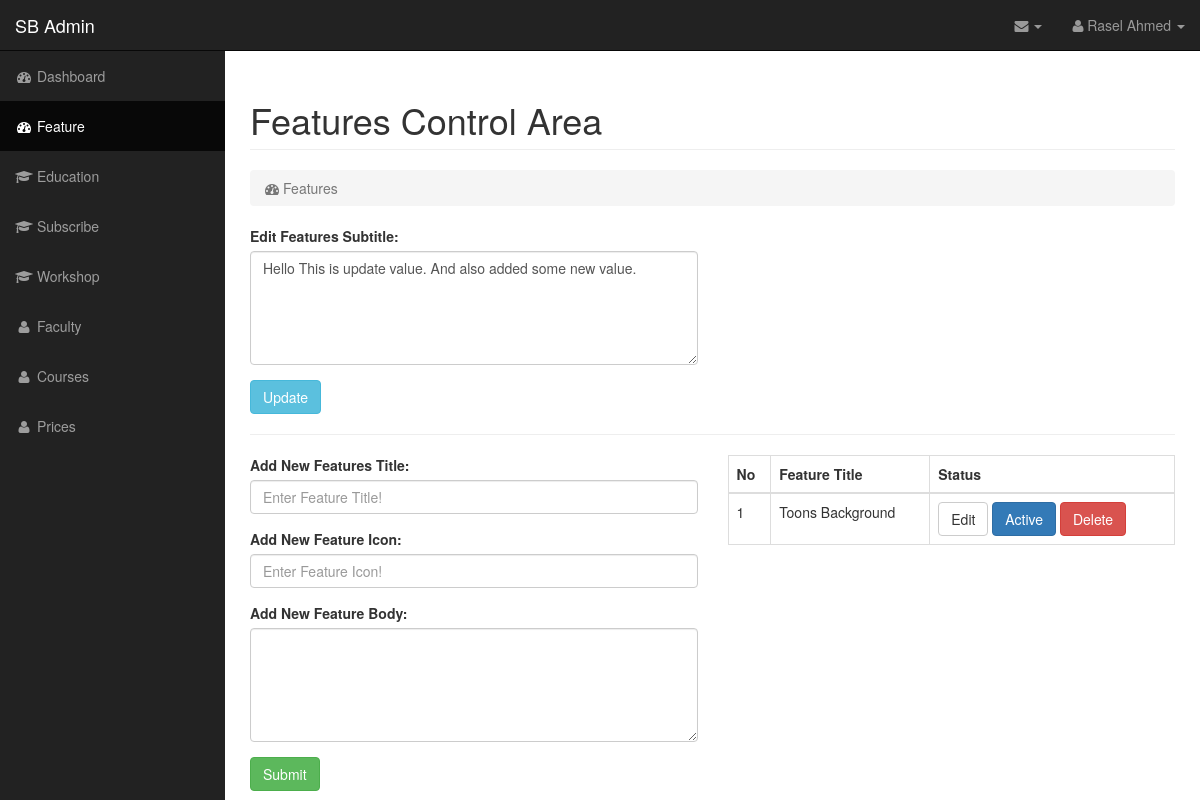
Screenshot of /admin/features.php (signed in) with the database file from the repository.
### tables this page shows
CREATE TABLE `section_subtitle` (
  `sectionName` varchar(250) NOT NULL,
  `subtitle` text NOT NULL
);

CREATE TABLE `features` (
  `id` int(11) NOT NULL,
  `feature_title` varchar(250) NOT NULL,
  `feature_icon` varchar(250) NOT NULL,
  `feature_body` text NOT NULL,
  `status` varchar(250) NOT NULL
);

### admin/config/selectData.php (called while the page is built)
<?php
function getJSONFromDB($sql){
	include 'mysqlDb.php';
	$result = mysqli_query($conn, $sql)or die(mysqli_error($conn));
	$arr=array();
	while($row = mysqli_fetch_assoc($result)) {
		$arr[]=$row;
	}
	return json_encode($arr);
}
?>

### admin/features.php (the view, shortened to what this page needs)
<?php
 $curentPage = "features";
 include 'template/head.php';
 $jsonFeatureSubtitleString = getJSONFromDB("select * from section_subtitle where sectionName ='Features'");
$FeaturesData = json_decode($jsonFeatureSubtitleString);
$jsonFeatureDataString = getJSONFromDB("select * from features");
$Features = json_decode($jsonFeatureDataString);
?>
     <div id="page-wrapper">
            <div class="container-fluid">
                <div class="row">
                    <div class="col-lg-12">
                        <h1 class="page-header">
                            Features Control Area
                        </h1>
                        <ol class="breadcrumb">
                            <li class="active">
                                <i class="fa fa-dashboard"></i> Features
                            </li>
                        </ol>
                    </div>
                </div>
                <div class="row">
                    <div class="col-lg-6">
                        <form action="" method="post">
                            <div class="form-group">
                              <label for="section_title">Edit Features Subtitle:</label>
                              <textarea class="form-control" name="subtitle" rows="5" id="featureSubtitle"><?php
                                if (isset($_POST['subtitle'])) {
                                    echo $_POST['subtitle'];
                                }else{
                                    echo $FeaturesData[0]->subtitle;
                                }
                                ?></textarea>
                            </div>
                            <button type="submit" name="submit" class="btn btn-info">Update</button>
                        </form>
                    </div>
                </div>
                <hr>
                <div class="row">
                    <div class="col-lg-6">
                        <form action="" method="post">
                            <div class="form-group">
                              <label for="Featuretitle">
                              <?php  if (isset($_GET['editId'])) {
                                  echo "Edit ";
                              }else{
                                  echo "Add New";
                                } ?>
                               Features Title:
                              </label>
                              <?php  if (isset($_GET['editId'])) { ?>
                                   <input type="text" class="form-control" name="title" id="featureTitle" value="<?php echo featureTitle($_GET['editId']); ?>">
                             <?php }else{ ?>
                                     <input type="text" class="form-control" name="title" id="featureTitle" placeholder="Enter Feature Title!">
                               <?php } ?>
                            </div>
                            <div class="form-group">
                                <label for="FeatureIcon">
                                  <?php  if (isset($_GET['editId'])) {
                                      echo "Edit ";
                                  }else{
                                      echo "Add New";
                                    } ?>
                                   Feature Icon:
                                </label>
                                <?php  if (isset($_GET['editId'])) { ?>
                                   <input type="text" class="form-control" name="icon" id="featureIcon" value="<?php echo featureIcon($_GET['editId']); ?>">
                                <?php }else{ ?>
                                     <input type="text" class="form-control" name="icon" placeholder="Enter Feature Icon!">
                                <?php } ?>
                            </div>
                            <div class="form-group">
                               <label for="FeatureBody">
                                  <?php  if (isset($_GET['editId'])) {
                                      echo "Edit ";
                                  }else{
                                      echo "Add New";
                                    } ?>
                                   Feature Body:
                                </label>
                                  <?php  if (isset($_GET['editId'])) { ?>
                                    <textarea class="form-control" name="featureBody" rows="5" id="featureBody"><?php echo featureBody($_GET['editId']); ?></textarea>
                                <?php }else{ ?>
                                      <textarea class="form-control" name="featureBody" rows="5" id="featureBody"></textarea>
                                <?php } ?>
                            </div>
                               <button type="submit" name="<?php echo isset($_GET['editId'])? 'updateFeature':'addNewFeature' ?>" class="btn btn-success"><?php echo isset($_GET['editId'])? 'Update':'Submit' ?></button>
                        </form>
                    </div>
                    <div class="col-lg-6">
                        <table class="table table-bordered">
                            <thead>
                              <tr>
                                <th>No</th>
                                <th>Feature Title</th>
                                <th>Status</th>
                              </tr>
                            </thead>
                            <tbody>
                            <?php for ($i=0; $i <sizeof($Features); $i++) { ?>
                              <tr>
                                <td><?php echo ($i+1) ?></td>
                                <td><?php echo $Features[$i]->feature_title; ?></td>
                                <td>
                                  <a href="features.php?editId=<?php echo $Features[$i]->id; ?>" class="btn btn-default">Edit</a>
                                   <?php if ($Features[$i]->status == 'active') { ?>
                                            <a href="features.php?status='<?php echo $Features[$i]->status; ?>'&status_id='<?php echo $Features[$i]->id; ?>'" class="btn btn-primary btn-status" id="<?php echo $Features[$i]->status; ?>">Active
                                            </a>
                                        <?php }else{ ?>
                                               <a href="features.php?status='<?php echo $Features[$i]->status; ?>'&status_id='<?php echo $Features[$i]->id; ?>'" class="btn btn-default btn-status" id="<?php echo $Features[$i]->status; ?>">Deactive
                                            </a>
                                         <?php }
                                    ?>
                                  <a href="features.php?deleteId=<?php echo $Features[$i]->id; ?>" class="btn btn-danger delete_data" id="<?php echo $Features[$i]->id; ?>" >Delete</a>
                                </td>
                              </tr>
                              <?php } ?>
                            </tbody>
                        </table>
                    </div>
                </div>
            </div>
        </div>
    </div>
<?php include 'template/footer.php'; ?>

### admin/template/head.php (shortened to what this page needs)
<?php
require 'config/selectData.php';
$jsonAdminDataString = getJSONFromDB("select * from admin_login where email='raselahmed@gmail.com'");
$AdminData = json_decode($jsonAdminDataString);
?>
<!DOCTYPE html>
<html lang="en">
<head>
    <link href="css/bootstrap.min.css" rel="stylesheet">
    <link href="css/sb-admin.css" rel="stylesheet">
    <link href="css/plugins/morris.css" rel="stylesheet">
    <link href="font-awesome/css/font-awesome.min.css" rel="stylesheet" type="text/css">
</head>
<body>
    <div id="wrapper">
        <nav class="navbar navbar-inverse navbar-fixed-top" role="navigation">
            <div class="navbar-header">
                <a class="navbar-brand" href="index.php">SB Admin</a>
            </div>
            <ul class="nav navbar-right top-nav">
                <li class="dropdown">
                    <a href="#" class="dropdown-toggle" data-toggle="dropdown"><i class="fa fa-envelope"></i> <b class="caret"></b></a>
                </li>
                <li class="dropdown">
                    <a href="#" class="dropdown-toggle" data-toggle="dropdown"><i class="fa fa-user"></i> <?php echo $AdminData[0]->name; ?> <b class="caret"></b></a>
                </li>
            </ul>
            <div class="collapse navbar-collapse navbar-ex1-collapse">
                <ul class="nav navbar-nav side-nav">
                    <li class="<?php if($curentPage == 'index'){echo 'active'; } ?>">
                        <a href="index.php"><i class="fa fa-fw fa-dashboard"></i> Dashboard</a>
                    </li>
                    <li class="<?php if($curentPage == 'features'){echo 'active';} ?>">
                        <a href="features.php"><i class="fa fa-fw fa-dashboard"></i> Feature</a>
                    </li>
                    <li class="<?php if($curentPage == 'education'){echo 'active';} ?>">
                        <a href="education.php"><i class="fa fa-fw fa-graduation-cap"></i> Education</a>
                    </li>
                    <li class="<?php if($curentPage == 'subscribe'){echo 'active';} ?>">
                        <a href="subscribe.php"><i class="fa fa-fw fa-graduation-cap"></i> Subscribe</a>
                    </li>
                    <li class="<?php if($curentPage == 'workshop'){echo 'active';} ?>">
                        <a href="workshop.php"><i class="fa fa-fw fa-graduation-cap"></i> Workshop</a>
                    </li>
                    <li class="<?php if($curentPage == 'faculty'){echo 'active';} ?>">
                        <a href="faculty.php"><i class="fa fa-fw fa-user"></i> Faculty</a>
                    </li>
                    <li class="<?php if($curentPage == 'courses'){echo 'active';} ?>">
                        <a href="courses.php"><i class="fa fa-fw fa-user"></i> Courses</a>
                    </li>
                    <li class="<?php if($curentPage == 'prices'){echo 'active';} ?>">
                        <a href="prices.php"><i class="fa fa-fw fa-user"></i> Prices</a>
                    </li>
                </ul>
            </div>
        </nav>

### admin/css/sb-admin.css (style rules this page uses)
body { margin-top: 100px; background-color: #222; }
@media (min-width:768px) { body { margin-top: 50px; } }
#wrapper { padding-left: 0; }
#page-wrapper { width: 100%; padding: 0; background-color: #fff; }
@media (min-width:768px) { #wrapper { padding-left: 225px; } }
@media (min-width:768px) { #page-wrapper { padding: 10px; } }
.top-nav { padding: 0 15px; }
.top-nav>li { display: inline-block; float: left; }
.top-nav>li>a { padding-top: 15px; padding-bottom: 15px; line-height: 20px; color: #999; }
@media (min-width:768px) { .side-nav { position: fixed; top: 51px; left: 225px; width: 225px; margin-left: -225px; border: none; border-radius: 0; overflow-y: auto; background-color: #222; bottom: 0; overflow-x: hidden; padding-bottom: 40px; } }
@media (min-width:768px) { .side-nav>li>a { width: 225px; } }

### rows the page displays
section_subtitle: subtitle "Hello This is update value. And also added some new value."
features: feature_title "Toons Background"

### other values shown
$AdminData[0]->name "Rasel Ahmed"
